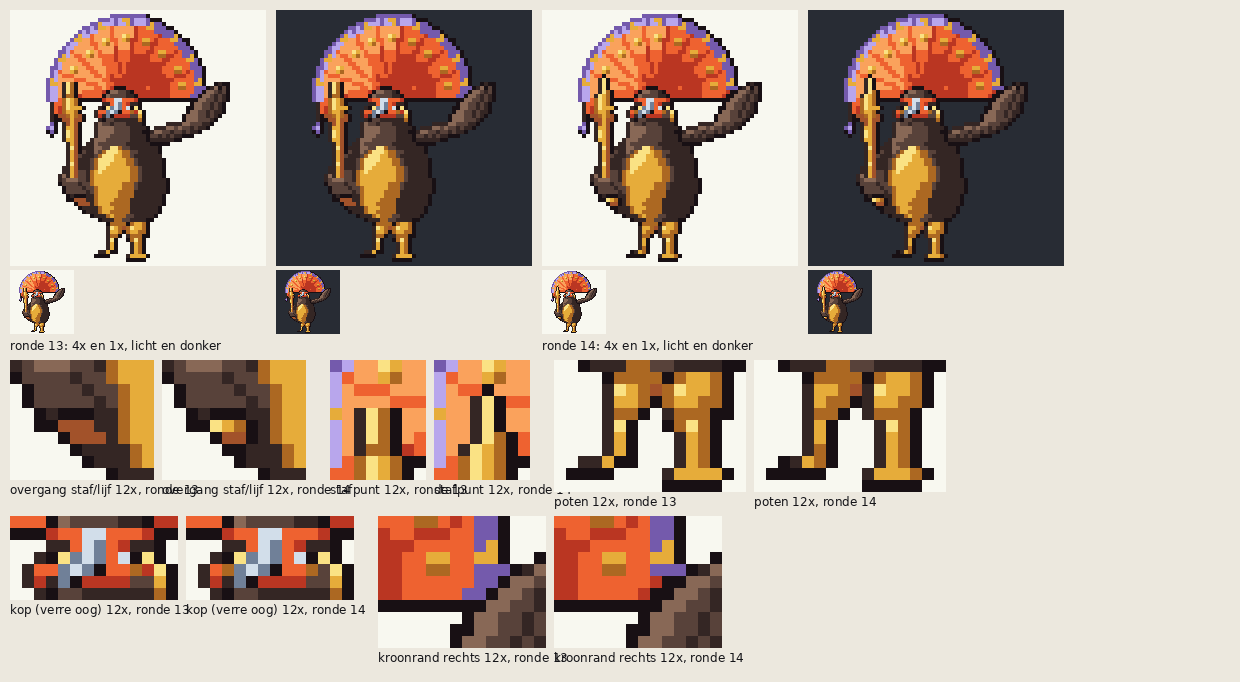

The script that saved this image:
"""vel.png ronde 14: 4x en 1x licht/donker naast ronde 13; de zones op 12x naast ronde 13. Draaien vanuit de repo-root."""
import os
from PIL import Image, ImageDraw, ImageFont
HERE = os.path.dirname(os.path.abspath(__file__)); D = os.path.dirname(HERE)
F = ImageFont.truetype('/usr/share/fonts/truetype/dejavu/DejaVuSans.ttf', 12); INK = (20, 20, 24)
def on(im, c, size):
    b = Image.new('RGBA', size, c + (255,)); b.alpha_composite(im.resize(size, Image.NEAREST)); return b.convert('RGB')
sp = Image.open(os.path.join(HERE, 'sapa_inca.png')).convert('RGBA')
r13 = Image.open(os.path.join(D, 'ronde13/sapa_inca.png')).convert('RGBA')
zones = [((12, 42, 24, 52), 'overgang staf/lijf'), ((11, 14, 19, 24), 'stafpunt'), ((20, 52, 36, 63), 'poten'),
         ((20, 21, 34, 28), 'kop (verre oog)'), ((38, 15, 52, 26), 'kroonrand rechts')]
Z = 12
rowh = max((y1 - y0) for (x0, y0, x1, y1), _ in zones) * Z + 24
W = Image.new('RGB', (1240, 360 + 2 * rowh + 40), (236, 232, 222)); d = ImageDraw.Draw(W)
for i, (im, lab) in enumerate(((r13, 'ronde 13'), (sp, 'ronde 14'))):
    for j, c in enumerate(((248, 248, 240), (40, 44, 52))):
        x = 10 + (i * 2 + j) * 266
        W.paste(on(im, c, (256, 256)), (x, 10)); W.paste(on(im, c, (64, 64)), (x, 270))
    d.text((10 + i * 532, 338), lab + ': 4x en 1x, licht en donker', font=F, fill=INK)
x, y = 10, 360
for (x0, y0, x1, y1), naam in zones:
    w, h = (x1 - x0) * Z, (y1 - y0) * Z
    if x + 2 * w + 30 > W.width:
        x, y = 10, y + rowh
    for i, (im, lab) in enumerate(((r13, '13'), (sp, '14'))):
        W.paste(on(im.crop((x0, y0, x1, y1)), (248, 248, 240), (w, h)), (x, y)); d.text((x, y + h + 2), f'{naam} 12x, ronde {lab}', font=F, fill=INK); x += w + 8
    x += 16
W = W.crop((0, 0, 1240, y + rowh + 10)); W.save(os.path.join(HERE, 'vel.png'))
